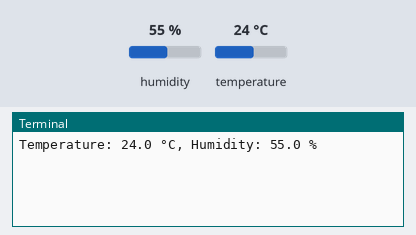
The program below on a simulated Raspberry Pi (BCM pin numbers). Shown: the last lines printed to the terminal. The test bench sets the inputs (shaded band); at power-on: humidity 55 %, temperature 24 °C.

Above: at 1.2 s.
1.3 s: humidity set to 22 %
At 3.9 s:
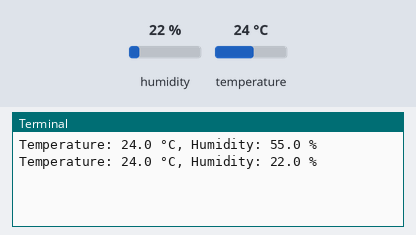
4.7 s: temperature set to 12 °C
At 6.7 s:
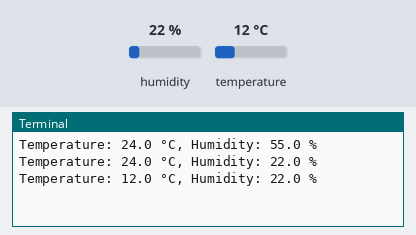
8.1 s: humidity set to 40 %
At 9.6 s:
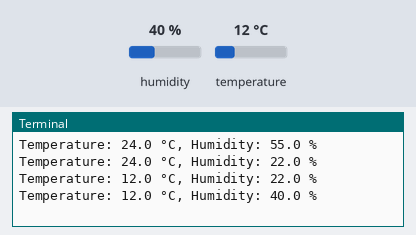
Timing chart, 0 to 11.1 s (numbered marks = the images above; inputs shaded):
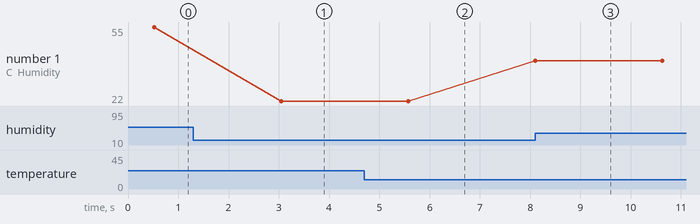

The program:

script.py
```python
import Adafruit_DHT
import time

sensor = Adafruit_DHT.DHT22
pin = 2

try:
    while True:

        humidity, temperature = Adafruit_DHT.read_retry(sensor, pin)


        if humidity is not None and temperature is not None:
            print(f"Temperature: {temperature:.1f} °C, Humidity: {humidity:.1f} %")
        else:
            print("Failed to retrieve data from the DHT22 sensor.")

        time.sleep(2)

except KeyboardInterrupt:
    print("\nExiting...")
```

Measured:
- after the input at 1.3 s, the terminal: prints a new line after 1.8 s (image 1)
- after the input at 4.7 s, the terminal: prints a new line after 0.88 s (image 2)
- after the input at 8.1 s, the terminal: prints a new line at once (image 3)
- plotted number 1: 55 → 22 after the input at 1.3 s, 22 → 40 after the input at 8.1 s
